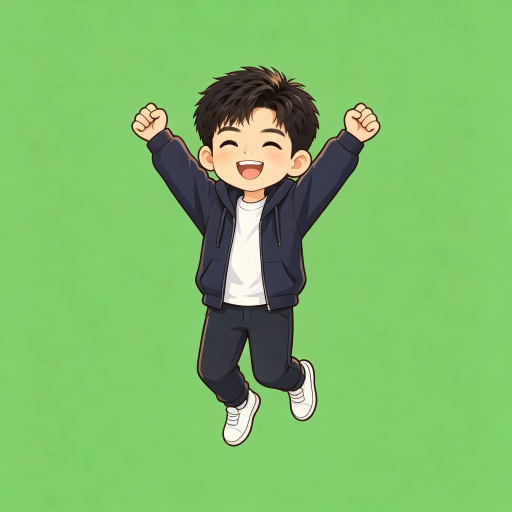
#> input picture pet-lab/gen/raw/done.png, 1024 x 1024 px (shown at 1/2 size); its folder holds only this picture in this run
$ python key_pet.py raw/done.png
#> lines starting #> are read from the running program, lines starting #| are printed output that depends on the picture; after the words box and inside, x2 and y2 are one past the last pixel; in counts of white or black regions, pixels touching at a corner belong together
# -*- coding: utf-8 -*-
"""
key_pet.py — 豆包生图绿幕帧 -> 网页可用的归一化透明 PNG 精灵

流程：
  1) 读取 raw/<state>.png（纯绿幕背景的 Q 版全身立绘）
  2) 基于「绿色通道相对红/蓝的主导度」做色键（角色配色里没有绿色，因此稳健），
     双阈值做抗锯齿半透明边，alpha 轻微羽化；并做 despill 去边缘绿溢色
  3) 裁出角色包围盒 -> 统一身高缩放 -> 底部对齐、水平居中到固定方形画布
     （保证不同状态切换时角色不跳位置、大小一致）
  4) 输出 public/pet/<state>.png（网页实际引用）与 proc/<state>.png（同内容备份）
  5) 拼一张 preview.png：棋盘格 / 深色圆底（悬浮球）/ 奶油圆底，多尺寸验证缩小后清晰度

用法：python key_pet.py            # 处理 raw 下全部 *.png
只增不改：raw 原图不动，可反复调参重跑。
"""
import os
import sys
import numpy as np
from PIL import Image, ImageDraw, ImageFilter, ImageFont

ROOT = os.path.dirname(os.path.abspath(__file__))
RAW = os.path.join(ROOT, "raw")
PROC = os.path.join(ROOT, "proc")
PUB = os.path.join(ROOT, "..", "..", "public", "pet")
for d in (PROC, PUB):
    os.makedirs(d, exist_ok=True)

CANVAS = 320          # 最终精灵画布边长（px，方形）
H_FRAC = 0.90         # 角色身高占画布比例（留一点上下呼吸空间）
BOTTOM = 0.035        # 脚底距画布下沿比例（统一基线）


def load_rgb(path):
    im = Image.open(path).convert("RGB")
    return np.asarray(im, dtype=np.float32) / 255.0


def _smooth(x, e0, e1):
    t = np.clip((x - e0) / (e1 - e0), 0, 1)
    return t * t * (3 - 2 * t)


def rgb2hsv(rgb):
    r, g, b = rgb[..., 0], rgb[..., 1], rgb[..., 2]
    mx = np.max(rgb, axis=-1)
    mn = np.min(rgb, axis=-1)
    delta = mx - mn
    h = np.zeros_like(mx)
    mask = delta > 1e-6
    # r 通道最大
    m = mask & (mx == r)
    h[m] = ((g[m] - b[m]) / delta[m]) % 6
    m = mask & (mx == g)
    h[m] = (b[m] - r[m]) / delta[m] + 2
    m = mask & (mx == b)
    h[m] = (r[m] - g[m]) / delta[m] + 4
    h = h * 60
    s = np.where(mx > 1e-6, delta / np.maximum(mx, 1e-6), 0)
    return h, s, mx


def key_alpha(rgb):
    """以 HSV 绿色相带为主：角色配色（肤色~30°/藏青~220°/黑白低饱和）不在带内，安全。
    饱和度/明度做软门限，得到抗锯齿的连续 alpha。"""
    h, s, v = rgb2hsv(rgb)
    enter = _smooth(h, 50, 64)      # 进入绿色相带下沿
    leave = 1 - _smooth(h, 156, 172)  # 离开上沿
    score_h = np.clip(np.minimum(enter, leave), 0, 1)
    score_s = _smooth(s, 0.08, 0.22)
    score_v = _smooth(v, 0.18, 0.32)
    bg = score_h * score_s * score_v
    # 很暗的像素（黑发/描边）额外保护
    bg = np.where(v < 0.16, 0.0, bg)
    a = np.clip(1 - bg, 0, 1)
    alpha = (a * 255).astype(np.uint8)
    im = Image.fromarray(alpha, "L").filter(ImageFilter.GaussianBlur(0.8))
    return np.asarray(im, dtype=np.uint8)


def despill(rgb, alpha):
    r, g, b = rgb[..., 0], rgb[..., 1], rgb[..., 2]
    other = np.maximum(r, b)
    # 把超过 max(r,b) 的绿压回去（仅对仍可见的像素），消除绿边
    g2 = np.minimum(g, other + 0.03)
    out = np.stack([r, g2, b], axis=-1)
    keep = (alpha > 200)[..., None]
    out = np.where(keep, out, rgb)
    return (np.clip(out, 0, 1) * 255).astype(np.uint8)


def normalize(rgba):
    arr = np.asarray(rgba)
    ys, xs = np.where(arr[..., 3] > 24)
    if len(xs) == 0:
        return rgba
    x0, x1, y0, y1 = xs.min(), xs.max(), ys.min(), ys.max()
    crop = rgba.crop((x0, y0, x1 + 1, y1 + 1))
    cw, ch = crop.size
    target_h = CANVAS * H_FRAC
    target_w = CANVAS * 0.92
    s = min(target_h / ch, target_w / cw)
    nw, nh = max(1, round(cw * s)), max(1, round(ch * s))
    crop = crop.resize((nw, nh), Image.LANCZOS)
    canvas = Image.new("RGBA", (CANVAS, CANVAS), (0, 0, 0, 0))
    px = (CANVAS - nw) // 2
    py = CANVAS - nh - round(CANVAS * BOTTOM)
    canvas.alpha_composite(crop, (px, py))
    return canvas


def checker(size, cell=16):
    img = Image.new("RGB", (size, size), (255, 255, 255))
    d = ImageDraw.Draw(img)
    c1, c2 = (226, 226, 226), (250, 250, 250)
    for y in range(0, size, cell):
        for x in range(0, size, cell):
            if ((x // cell) + (y // cell)) % 2 == 0:
                d.rectangle([x, y, x + cell, y + cell], fill=c1)
    return img


def process(state, src):
    rgb = load_rgb(src)
    alpha = key_alpha(rgb)
    fg = despill(rgb, alpha)
    rgba = Image.fromarray(fg, "RGB").convert("RGBA")
    rgba.putalpha(Image.fromarray(alpha, "L"))
    rgba = normalize(rgba)
    for out in (os.path.join(PUB, state + ".png"), os.path.join(PROC, state + ".png")):
        rgba.save(out)
    return rgba


def build_preview(sprites):
    pad, label_h = 18, 22
    cols = [("transparent", None), ("#1b2030 dark ball", (27, 32, 48)),
            ("#f4efe4 cream ball", (244, 239, 228))]
    sizes = [CANVAS, 96, 56]
    row_h = label_h + CANVAS + pad
    w = pad + len(cols) * (CANVAS + pad) + 120
    h = pad + len(sprites) * row_h
    sheet = Image.new("RGB", (w, h), (255, 255, 255))
    d = ImageDraw.Draw(sheet)
    try:
        font = ImageFont.truetype("arial.ttf", 16)
    except Exception:
        font = ImageFont.load_default()
    y = pad
    for state, sp in sprites:
        d.text((pad, y + 4), state, fill=(20, 20, 20), font=font)
        x = 110
        for (_, bg), sz in zip(cols, sizes):
            if bg is None:
                tile = checker(CANVAS).convert("RGBA")
                tile.alpha_composite(sp)
                sheet.paste(tile.convert("RGB"), (x, y + label_h))
            else:
                box = CANVAS
                tile = Image.new("RGBA", (box, box), bg + (255,))
                inner = sp.resize((sz, sz), Image.LANCZOS)
                tile.alpha_composite(inner, ((box - sz) // 2, (box - sz) // 2))
                sheet.paste(tile.convert("RGB"), (x, y + label_h))
            x += CANVAS + pad
        y += row_h
    out = os.path.join(ROOT, "preview.png")
    sheet.save(out)
    print("preview ->", out)


def main():
    states = []
    for fn in sorted(os.listdir(RAW)):
        if not fn.lower().endswith(".png"):
            continue
        state = os.path.splitext(fn)[0]
        sp = process(state, os.path.join(RAW, fn))
#> in load_rgb, im is the input picture: PIL image 1024x1024 RGB; mean R, G, B 126, 188.1, 104.4
#> in rgb2hsv, `mask = delta > 1e-6`:
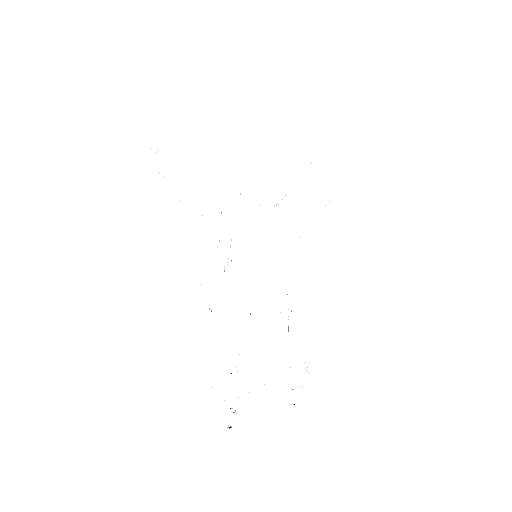
#> mask: shape (1024, 1024) bool (shown at 1/2 size); 100% white; black in thin lines or dots, all inside (x1, y1, x2, y2) = (300, 296, 659, 857)
#> in rgb2hsv, `m = mask & (mx == r)`: m: shape (1024, 1024) bool; 8.7% white; 63 white regions (54 under 20 px), largest, box (x1, y1, x2, y2) and area: (263, 132, 761, 893) 89899, (531, 413, 556, 482) 198, (400, 523, 422, 570) 123
#> in rgb2hsv, `m = mask & (mx == g)`: m: shape (1024, 1024) bool; 84.1% white; 6 black regions (5 under 20 px), largest, box (x1, y1, x2, y2) and area: (263, 132, 761, 893) 166828
#> in rgb2hsv, `m = mask & (mx == b)`: m: shape (1024, 1024) bool; 7.5% white; 49 white regions (37 under 20 px), largest, box (x1, y1, x2, y2) and area: (522, 264, 725, 619) 28424, (402, 608, 601, 812) 26569, (296, 264, 465, 617) 21137
#> in rgb2hsv, `h[m] = (r[m] - g[m]) / delta[m] + 4`:
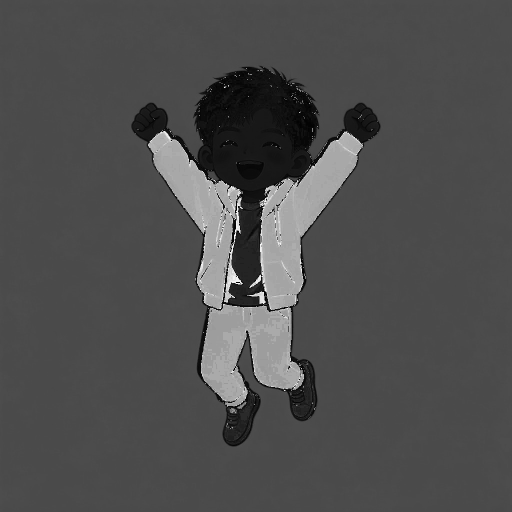
#> h: shape (1024, 1024) float32 (shown at 1/2 size); min 0, max 5.99, mean 1.85; drawn with min black and max white
#> in despill, `keep = (alpha > 200)[..., None]`: keep: shape (1024, 1024, 1) bool; 16.1% white; 1 white region, box (x1, y1, x2, y2) and area: (264, 133, 760, 892) 168814
#> in process, `rgba.putalpha(Image.fromarray(alpha, "L"))`:
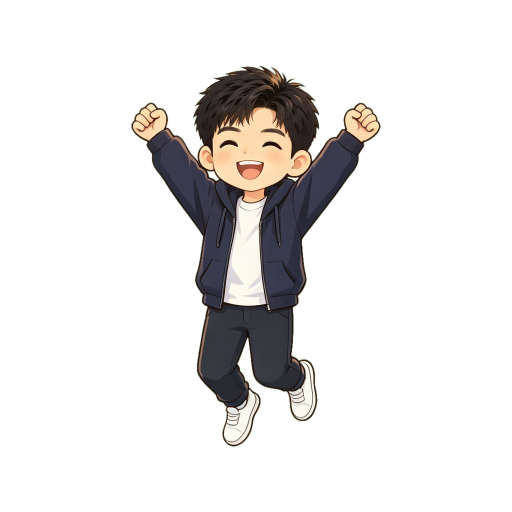
#> rgba: PIL image 1024x1024 RGBA (shown at 1/2 size); mean R, G, B, A 126, 188.1, 104.4, 41.6; transparent parts drawn white
#> in normalize, `x0, x1, y0, y1 = xs.min(), xs.max(), ys.min(), ys.max()`: x0 = 262; x1 = 761; y0 = 131; y1 = 893
#> in normalize, `crop = crop.resize((nw, nh), Image.LANCZOS)`:
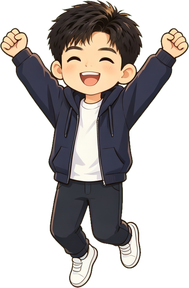
#> crop: PIL image 189x288 RGBA; mean R, G, B, A 50.1, 46.1, 43.4, 114.4; transparent parts drawn white
#> in normalize, `canvas = Image.new("RGBA", (CANVAS, CANVAS), (0, 0, 0, 0))`: canvas: PIL image 320x320 RGBA; every value is 0
#> in normalize, `canvas.alpha_composite(crop, (px, py))`:
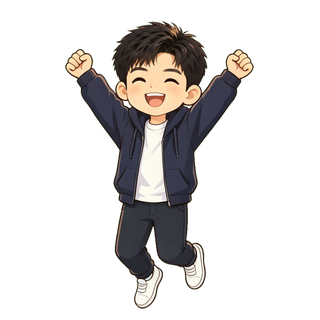
#> canvas: PIL image 320x320 RGBA; mean R, G, B, A 26.6, 24.5, 23, 60.8; transparent parts drawn white
        states.append((state, sp))
        print("processed", state)
    if "--preview" in sys.argv or True:
        build_preview(states)
#> in build_preview, `h = pad + len(sprites) * row_h`: h = 378
#> in build_preview, `sheet = Image.new("RGB", (w, h), (255, 255, 255))`: sheet: PIL image 1152x378 RGB; every value is 255
#> the loop in build_preview, `for state, sp in sprites:` made 1 pass
#> (state, y) on pass 1: ('done', 378)
#> after the loop in build_preview, `for state, sp in sprites:`:
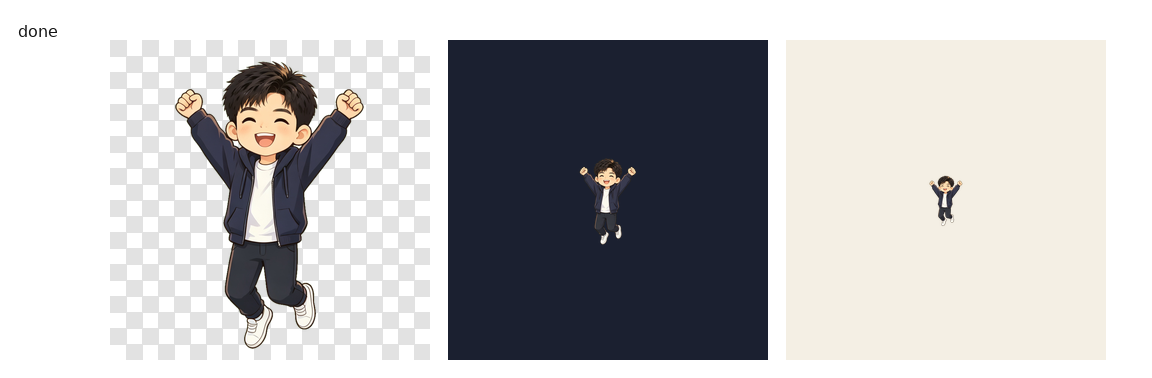
#> sheet: PIL image 1152x378 RGB; mean R, G, B 187.7, 187.1, 187.9
#> after the loop in build_preview, `for state, sp in sprites:`:
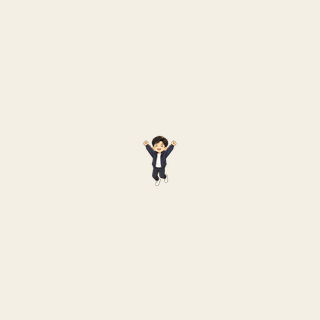
#> tile: PIL image 320x320 RGBA; mean R, G, B, A 243, 238, 227, 255


if __name__ == "__main__":
    main()
